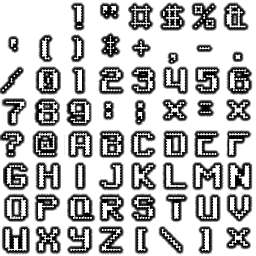
#> input picture art/default/babbage.0.png, 256 x 256 px
$ python -i upscale_faithful_art.py   (imports and definitions only)
#> lines starting #> are read from the running program, lines starting #| are printed output that depends on the picture
#!/usr/bin/env python3
"""Reproduce the optional faithful artpack from the untouched original PNGs.

This is interpolation of existing artwork, not generation of new details.
The game and its build do not depend on Python or Pillow.
"""

import argparse
import hashlib
import io
from pathlib import Path
import sys

import PIL
from PIL import Image, features


ROOT = Path(__file__).resolve().parents[1]
SOURCE = ROOT / "art" / "default"
DESTINATION = ROOT / "art" / "faithful"
SCALE = 4
FONT_CELL = 32
FONT_ATLASES = {f"{font}.{page}.png" for font in ("babbage", "xenotron")
                for page in range(2)}
MARKER = ("-- Faithful 4x interpolation of art/default; see manifest.txt.\n"
          "-- Inherit the original art settings and logical font metadata.\n").encode()


def resize(image):
    """Filter stored channel values; premultiply transparency to avoid halos."""
    size = (image.width * SCALE, image.height * SCALE)
    if image.mode == "RGBA":
        return image.convert("RGBa").resize(size, Image.Resampling.LANCZOS).convert("RGBA")
    if image.mode == "RGB":
        return image.resize(size, Image.Resampling.LANCZOS)
    raise ValueError(f"Unexpected original image mode: {image.mode}")


# [19 lines left out: functions upscale, encoded_png, not called in this run]


def digest(data):
    return hashlib.sha256(data).hexdigest()


# [46 lines left out: function main, not called in this run]


# [2 lines not run here, left out]

>>> from PIL import Image
>>> picture = Image.open('../art/default/babbage.0.png')
#> picture is the input picture: PIL image 256x256 RGBA; mean R, G, B, A 36.2, 36.2, 36.2, 95.8
>>> result = resize(picture)
#> in resize, `return image.convert("RGBa").resize(size, Image.Resampling.LANCZOS).co..`:
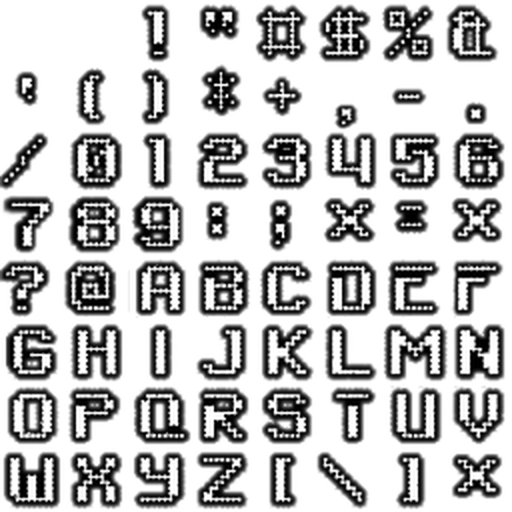
#> returned value: PIL image 1024x1024 RGBA (shown at 1/2 size); mean R, G, B, A 29.8, 29.8, 29.8, 96.1; transparent parts drawn white
